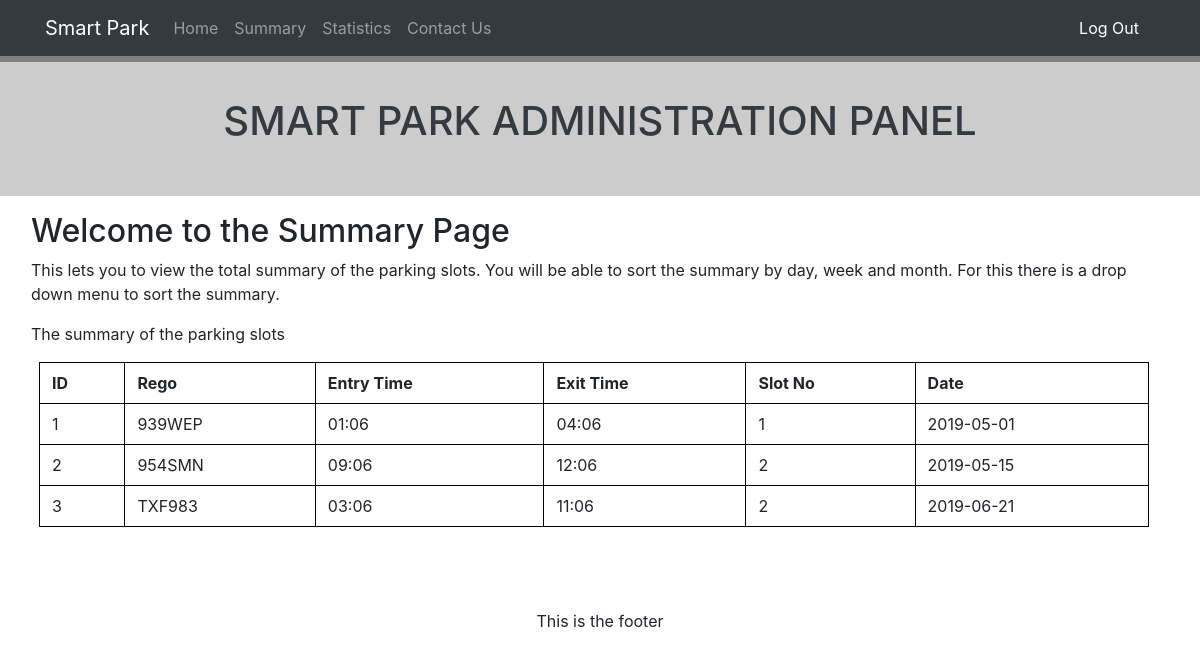
The page /summary.php on the database its author committed.
### tables this page shows
CREATE TABLE `parking_details` (
  `id` int(10) NOT NULL,
  `rego_plate` varchar(10) DEFAULT NULL,
  `entry_time` timestamp NULL DEFAULT NULL,
  `exit_time` timestamp NULL DEFAULT NULL,
  `slot_no` int(10) DEFAULT NULL,
  `date` date DEFAULT NULL
);

### summary.php (the view, shortened to what this page needs)
<!DOCTYPE html>
<html>
<head>
    <link rel="stylesheet" type="text/css" href="styles.css">
</head>
<body>
    <?php include("includes/navbar.php")?>
    <?php include("includes/header.php")?>
    <div id="wrapper" class="container m-3">
    <div id="content">
        <h2>Welcome to the Summary Page</h2>
        <p>
            This lets you to view the total summary of the parking slots.
            You will be able to sort the summary by day, week and month.
            For this there is a drop down menu to sort the summary.
            <br>
        </p>
        <p>
            The summary of the parking slots
            <br>
            <?php
                $con=mysqli_connect("localhost", "root", "", "smartpark");
                $result=mysqli_query($con,"select * from parking_details");
                if (mysqli_num_rows($result) > 0) {
                    echo "<table class='m-2 slotsTable'><tr><th>ID</th><th>Rego</th><th>Entry Time</th><th>Exit Time</th><th>Slot No</th><th>Date</th></tr>";
                    while($row = mysqli_fetch_assoc($result)) {
                        echo "<tr><td>" . $row["id"]. "</td><td>".$row["rego_plate"]. "</td><td>" . date( "h:m", strtotime($row["entry_time"])) .
                                "</td><td>".date( "h:m", strtotime($row["exit_time"])) ."</td>";
                        echo "<td>".$row["slot_no"]."</td><td>".$row["date"]."</td></tr>";
                    }
                    echo "</table>";
                }
                else {
                    echo "0 results";
                }
            ?>
        </p>
    </div>
    </div>
        <?php include("includes/footer-area.php")?>
</body>
</html>

### includes/navbar.php (shortened to what this page needs)
<nav class="navbar navbar-expand-lg navbar-dark bg-dark">
      <div class="container">
        <a class="navbar-brand" href="index.php">Smart Park</a>
        <div class="collapse navbar-collapse" id="navbarsExample07">
          <ul class="navbar-nav mr-auto">
            <li class="nav-item">
              <a class="nav-link" href="index.php">Home </a>
            </li>
            <li class="nav-item">
              <a class="nav-link" href="summary.php">Summary</a>
            </li>
            <li class="nav-item">
              <a class="nav-link" href="statistics.php">Statistics</a>
            </li>
            <li class="nav-item">
              <a class="nav-link" href="contact.php">Contact Us</a>
            </li>
          </ul>
              <a class="nav-link logout" href="logout.php">Log Out</a>
        </div>
      </div>
    </nav>

### includes/header.php (shortened to what this page needs)
<head>
    <link rel="stylesheet" href="https://stackpath.bootstrapcdn.com/bootstrap/4.3.1/css/bootstrap.min.css">
</head>
<div id="header">
    <h1>SMART PARK ADMINISTRATION PANEL</h1>
</div>

### includes/footer-area.php
<div id="footer">This is the footer</div>

### styles.css (style rules this page uses)
#header { width:100%; height: 140px; margin:0 auto; border-top: 6px solid gray; background-color:#cccccc; text-align: center; color: #343a40!important; // background-size: 100% 260px; }
#header h1 { margin-top:35px; }
#wrapper { background-color:white; min-height: 100%; height: auto !important; margin-bottom: -50px; }
#wrapper:after { content: ""; display: block; height: 50px; }
#content { height: 100%; }
.logout { color: white !important; }
#footer { height: 50px; text-align: center; }
.slotsTable { width:100%; border: 1px solid #000 ; border-collapse: collapse; }
.slotsTable td, .slotsTable th { padding: 8px 12px; border: 1px solid black; }

### rows shown on the page
parking_details: id "1", rego_plate "939WEP", entry_time "01:06", exit_time "04:06", slot_no "1", date "2019-05-01"
parking_details: id "2", rego_plate "954SMN", entry_time "09:06", exit_time "12:06", slot_no "2", date "2019-05-15"
parking_details: id "3", rego_plate "TXF983", entry_time "03:06", exit_time "11:06", slot_no "2", date "2019-06-21"
